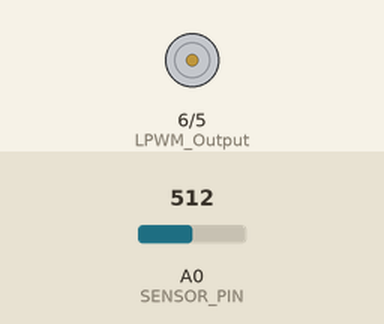
A sketch run on a simulated Arduino Uno, built with avr-gcc and run on an emulated ATmega328P. Shown: motor-driver pin pairs drawn as motors (green arrow = first pin HIGH = forward, orange = second pin HIGH = backward, longer = more drive). The inputs (shaded band) are chosen by the test bench; at power-on: A0 (SENSOR_PIN) = 512.

Above: at 1.2 s.
1.3 s: A0 (SENSOR_PIN) set to 716
At 2.0 s:
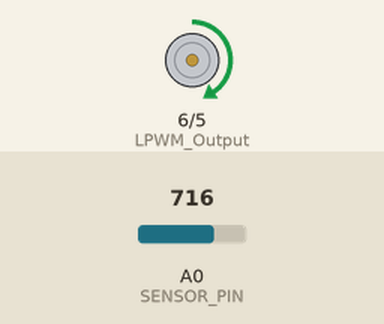
2.8 s: A0 (SENSOR_PIN) set to 900
At 3.2 s:
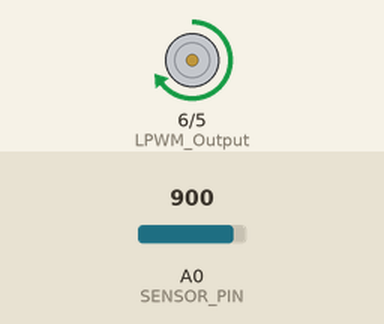
4.3 s: A0 (SENSOR_PIN) set to 502
At 5.5 s:
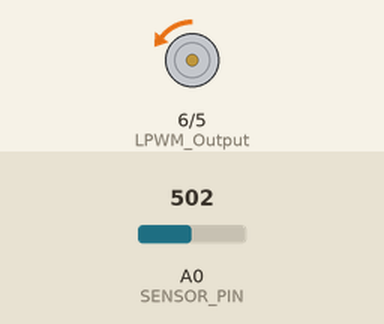
5.8 s: A0 (SENSOR_PIN) set to 522
At 6.7 s:
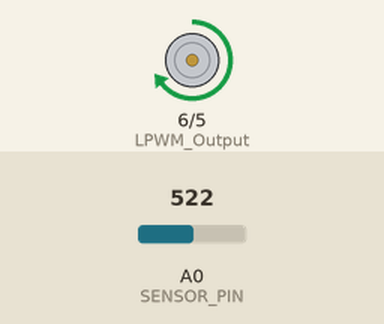
7.3 s: A0 (SENSOR_PIN) set to 306
At 7.8 s:
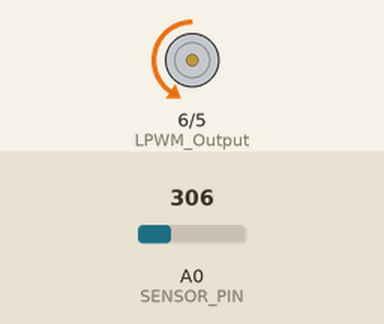
Timing chart, 0 to 9.8 s (numbered marks = the images above; inputs shaded):
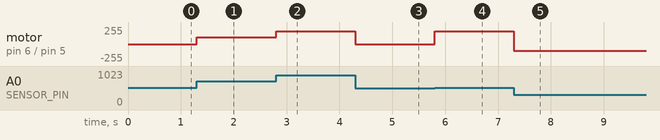

The sketch:

dc_motor_test.ino
```cpp
int SENSOR_PIN = 0; // center pin of the potentiometer
int RPWM_Output = 5; // Arduino PWM output pin 5; connect to IBT-2 pin 1 (RPWM)
int LPWM_Output = 6; // Arduino PWM output pin 6; connect to IBT-2 pin 2 (LPWM)

void setup() {
 Serial.begin(9600);
 pinMode(RPWM_Output, OUTPUT);
 pinMode(LPWM_Output, OUTPUT);

 /*  TO CHANGE PWM PINS FREQUENCY
 *   There are three such Timer/Counter registers: TCCR0B, TCCR1B, and TCCR2B.Since there are three different prescalers, the six PWM pins are broken up into three pairs,
 *   each pair having its own prescaler. For instance, Arduino pins 6 and 5 are both controlled by TCCR0B, so you can set Arduino pins 6 and 5 to output a PWM signal at
 *   one frequency. Arduino pins 9 and 10 are controlled by TCCR1B, so they can be set at a different frequency from pins 6 and 5. Arduino pins 11 and 3 are controlled by
 *   TCCR2B, so they may be set at a third frequency. But you can't set different frequencies for pins that are controlled by the sameprescaler (e.g. pins 6 and 5 must be
 *   at the same frequency).
 *   https://arduino.stackexchange.com/questions/14333/arduino-timers-how-they-work
 *   */
 // Timer for pins 5&6
 TCCR0B = TCCR0B & 0b11111000 | 0x02; // Prescaler -> 8, 7.8 kHz

}

void loop() {
 /*if(Serial.available()){
    String msg = Serial.readStringUntil('\n');
    parse_message(msg);
  }*/
 int sensorValue = analogRead(SENSOR_PIN);
 // sensor value is in the range 0 to 1023
 // the lower half of it we use for reverse rotation; the upper half for forward rotation
 if (sensorValue < 512)
 {
 // reverse rotation
 int reversePWM = -(sensorValue - 511) / 2;
 analogWrite(LPWM_Output, 0);
 analogWrite(RPWM_Output, reversePWM);
 }
 else
 {
 // forward rotation
 int forwardPWM = (sensorValue - 512) / 2;
 analogWrite(LPWM_Output, forwardPWM);
 analogWrite(RPWM_Output, 0);
 }
}

void parse_message(String msg){
  String command = msg.substring(0,2);
  int input_value;

  if (command ==  "MF"){ // To move the motor forward
    input_value = msg.substring(2).toInt();
    analogWrite(LPWM_Output, input_value);
    analogWrite(RPWM_Output, 0);
  }
  else if (command == "MB"){ // To move the motor backwards
    input_value = msg.substring(2).toInt();
    analogWrite(LPWM_Output, 0);
    analogWrite(RPWM_Output, input_value);
  }
  else {
    Serial.println("Unknown command, try again...");
  }
}
```

Measured:
- after the input at 1.3 s, motor on pin 6 (LPWM_Output) / pin 5 (RPWM_Output): stopped → forward 102/255 at once
- after the input at 2.8 s, motor on pin 6 (LPWM_Output) / pin 5 (RPWM_Output): forward 102/255 → forward 194/255 at once
- after the input at 4.3 s, motor on pin 6 (LPWM_Output) / pin 5 (RPWM_Output): forward 194/255 → backward 4/255 at once
- after the input at 5.8 s, motor on pin 6 (LPWM_Output) / pin 5 (RPWM_Output): backward 4/255 → forward 194/255 at once
- after the input at 7.3 s, motor on pin 6 (LPWM_Output) / pin 5 (RPWM_Output): forward 194/255 → backward 102/255 at once
